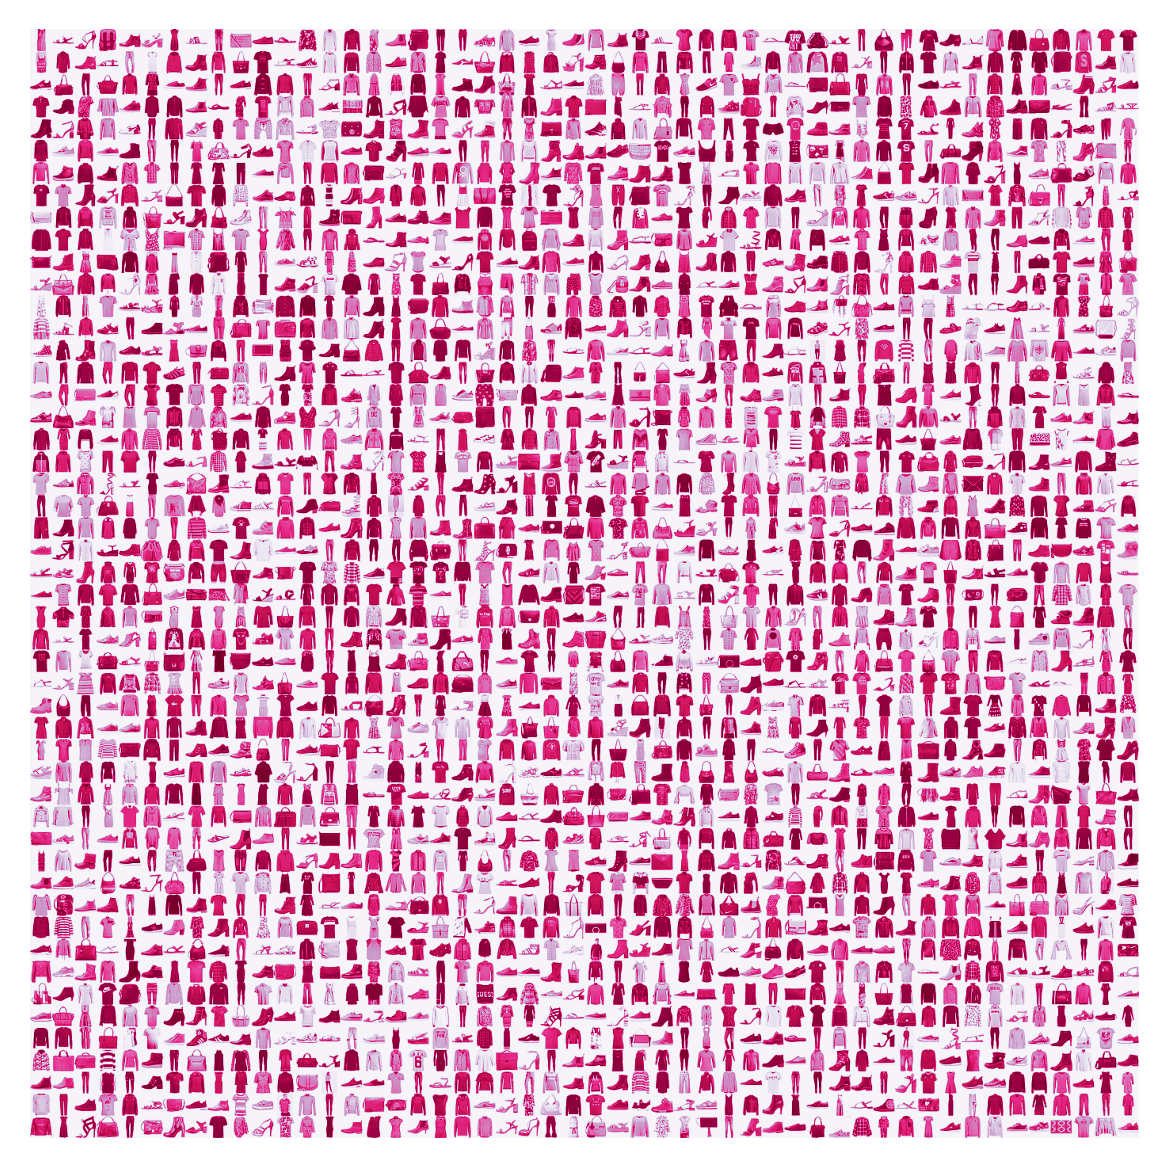

This figure's Python source:
from mnist import MNIST
import numpy as np
from random import sample as sp


mndata = MNIST('./large_bin')
images, labels = mndata.load_training()

images = np.array(images, dtype=np.float64) / 255.0
images = images.reshape((images.shape[0], 28, 28))



def imgrid(imgs, w, h):

    row = np.concatenate(imgs[:w])
    imgs = imgs[w:]

    for r in range(1, h):
        cr = np.concatenate(imgs[:w])
        imgs = imgs[w:]
        row = np.concatenate((row, cr), axis=1)

    return row



W = 50
H = 50
grid = imgrid(images[list(sp(list(range(images.shape[0])), W*H))], W, H, 28, 28)


import matplotlib.pyplot as plt
fig = plt.figure()
plt.imshow(grid, vmin=0.0, vmax=1.0, cmap='PuRd')
plt.axis('off')
fig.savefig('fashion.png', dpi=300, bbox_inches='tight')